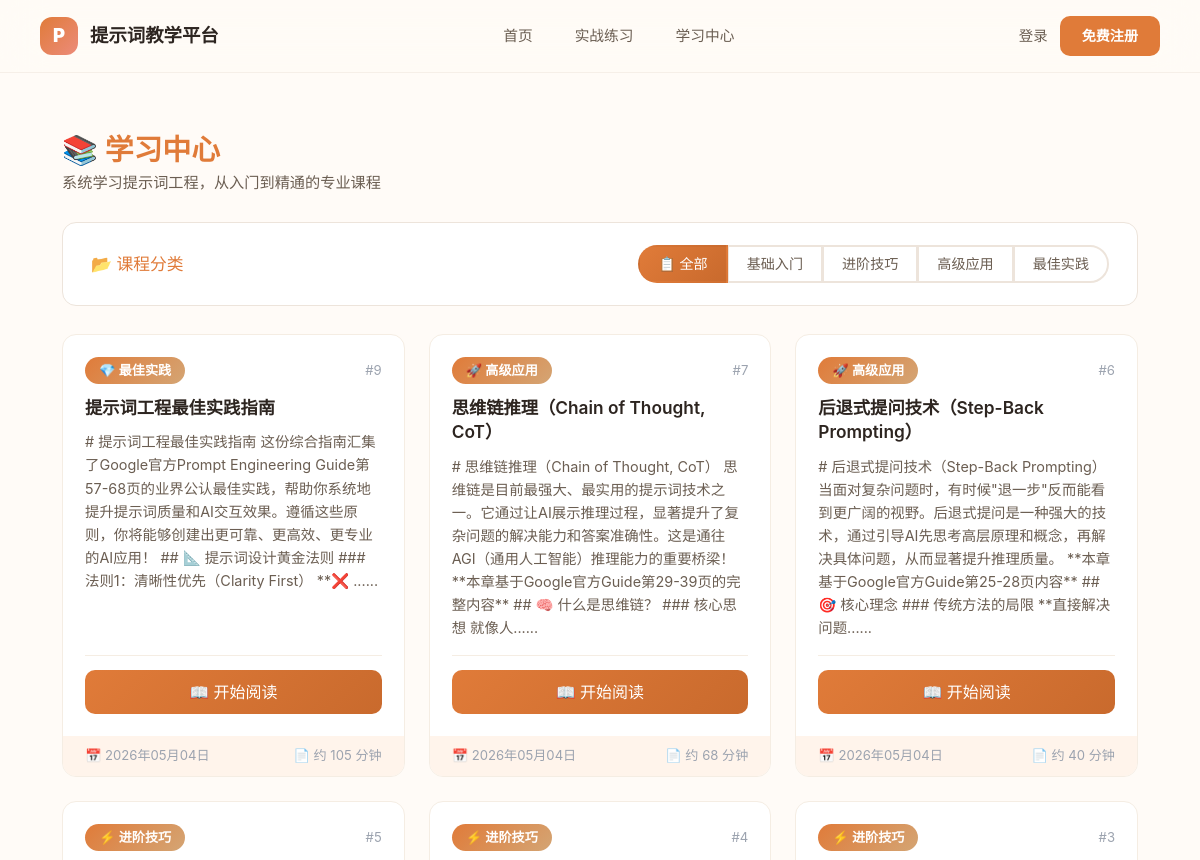
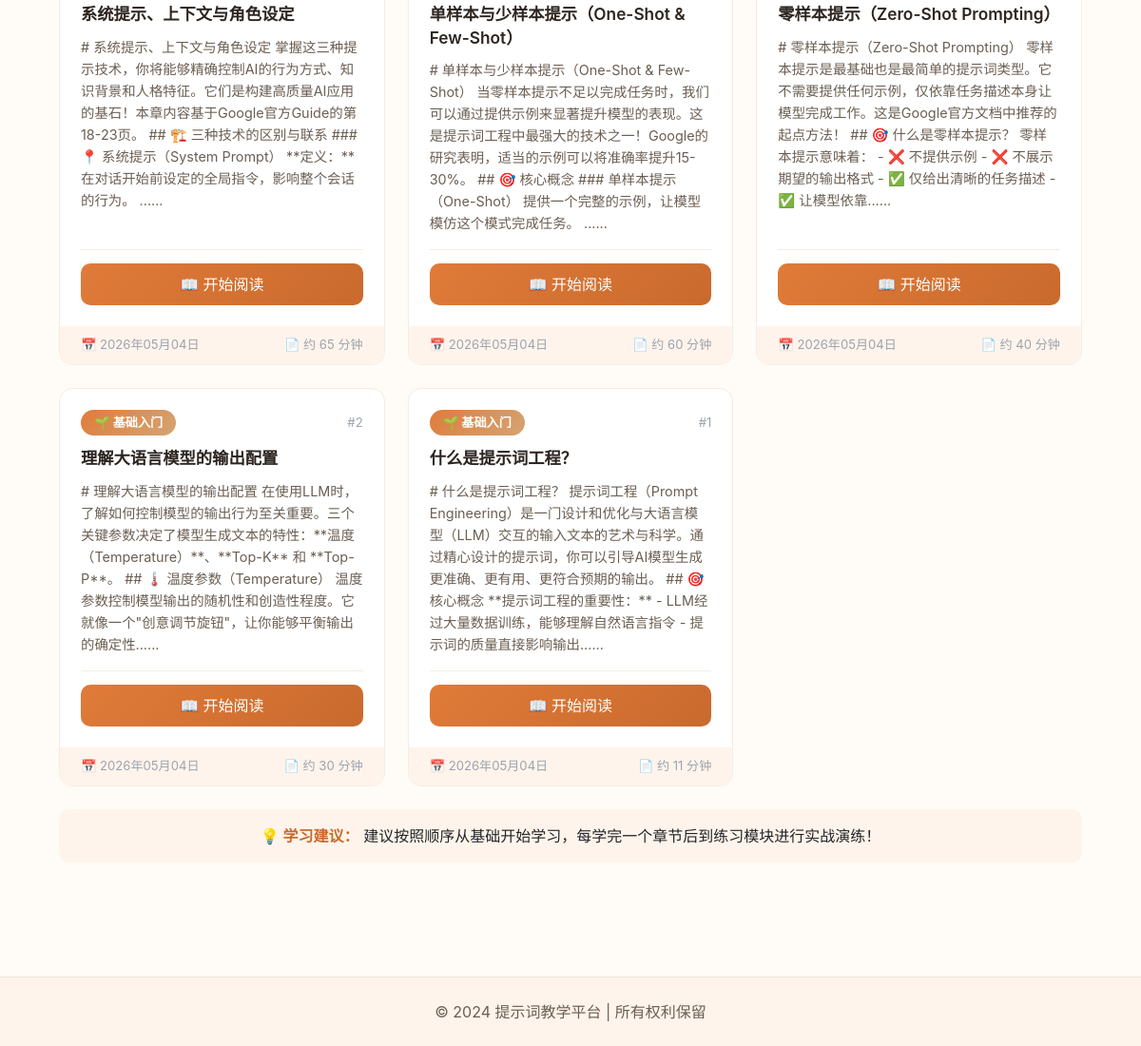
Page /learning/ on the earlier database version (2 pictures, top to bottom).
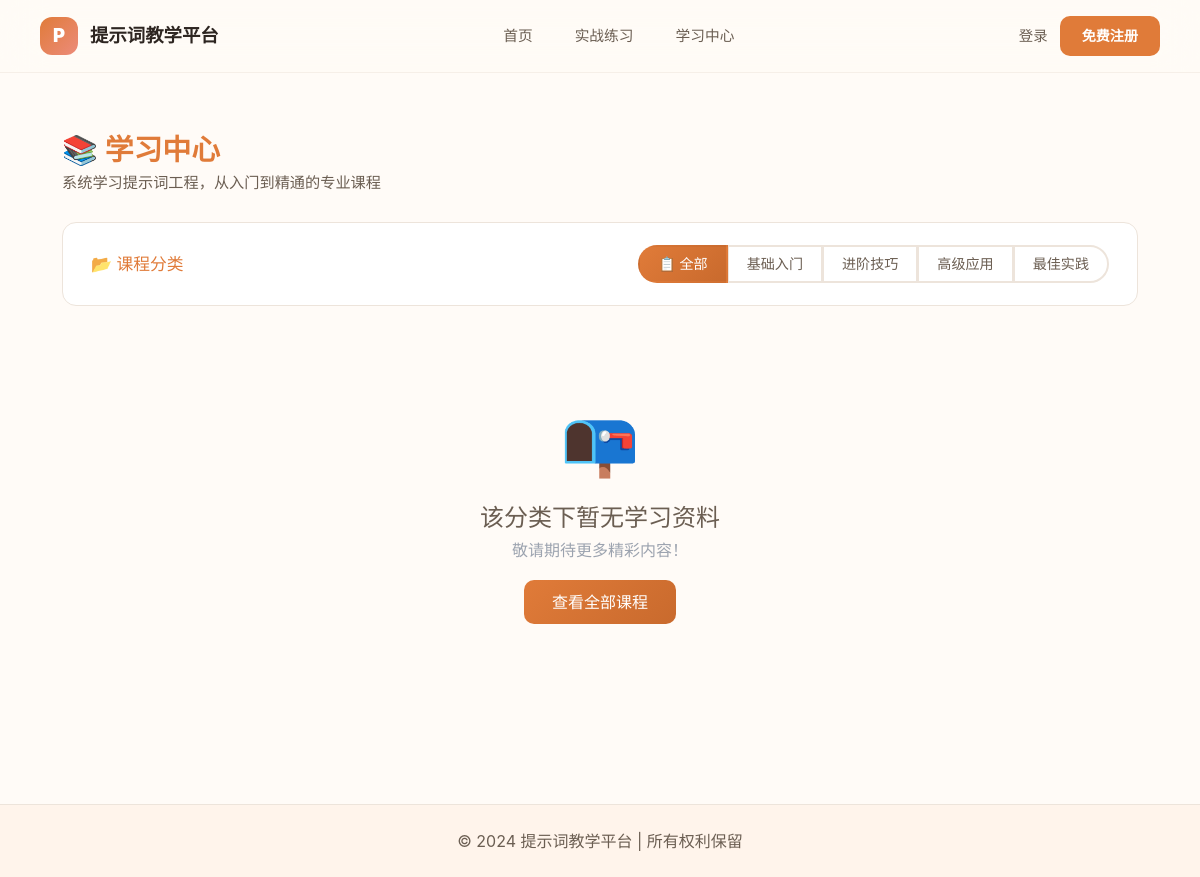
Same page on the later database version.
### learning/models.py (models this page shows, shortened)
class LearningMaterial(models.Model):
    STATUS_CHOICES = [
        ('draft', '草稿'),
        ('published', '已发布'),
        ('archived', '已下架'),
    ]
    CATEGORY_CHOICES = [
        ('basic', '基础入门'),
        ('intermediate', '进阶技巧'),
        ('advanced', '高级应用'),
        ('best_practices', '最佳实践'),
    ]
    title = models.CharField(max_length=200, verbose_name='标题')
    summary = models.TextField(blank=True, default='', verbose_name='摘要')
    content = models.TextField(verbose_name='内容')
    category = models.CharField(
        max_length=20,
        choices=CATEGORY_CHOICES,
        default='basic',
        verbose_name='分类'
    )
    status = models.CharField(
        max_length=20,
        choices=STATUS_CHOICES,
        default='draft',
        verbose_name='状态',
        db_index=True
    )
    author = models.ForeignKey(
        settings.AUTH_USER_MODEL,
        on_delete=models.SET_NULL,
        null=True,
        blank=True,
        related_name='learning_materials',
        verbose_name='作者'
    )
    cover_image = models.URLField(
        blank=True,
        default='',
        verbose_name='封面图片'
    )
    tags = models.JSONField(
        default=list,
        blank=True,
        verbose_name='标签列表'
    )
    order_index = models.IntegerField(default=0, verbose_name='排序权重')
    view_count = models.PositiveIntegerField(default=0, verbose_name='阅读量')
    like_count = models.PositiveIntegerField(default=0, verbose_name='点赞数')
    created_at = models.DateTimeField(auto_now_add=True, verbose_name='创建时间')
    updated_at = models.DateTimeField(auto_now=True, verbose_name='更新时间')
    published_at = models.DateTimeField(null=True, blank=True, verbose_name='发布时间')
    class Meta:
        ordering = ['-order_index', '-created_at']
        verbose_name = '学习资料'
        verbose_name_plural = '学习资料'
        indexes = [
            models.Index(fields=['category', 'status']),
            models.Index(fields=['status', '-created_at']),
            models.Index(fields=['author', '-created_at']),
        ]
    @property
    def reading_time(self):
        minutes = len(self.content) // 100
        return max(1, minutes)

### learning/views.py (the view)
# urls.py: path('', views.learning_list, name='list'),
def learning_list(request):
    category = request.GET.get('category', 'all')
    if category != 'all':
        materials = LearningMaterial.objects.filter(category=category)
    else:
        materials = LearningMaterial.objects.all()
    categories = LearningMaterial.CATEGORY_CHOICES
    return render(request, 'learning.html', {
        'materials': materials,
        'categories': categories,
        'selected_category': category
    })

### learning/templatetags/learning_extras.py (called while the page is built)
@register.filter
def category_label(category):
    labels = {
        'basic': '🌱 基础入门',
        'intermediate': '⚡ 进阶技巧',
        'advanced': '🚀 高级应用',
        'best_practices': '💎 最佳实践',
    }
    return labels.get(category, str(category))

### core/templates/learning.html (shortened to what this page needs)
{% extends 'base.html' %}
{% load learning_extras %}
{% block content %}
<div class="learning-page">
    <h2 class="page-title">📚 学习中心</h2>
    <p class="page-subtitle">系统学习提示词工程，从入门到精通的专业课程</p>
    <div class="filter-card">
        <div style="display:flex; justify-content:space-between; align-items:center; flex-wrap:wrap; gap:12px;">
            <h5>📂 课程分类</h5>
            <div class="btn-group" role="group">
                <a href="?category=all"
                   class="btn {% if selected_category == 'all' %}active{% endif %}">📋 全部</a>
                {% for key, label in categories %}
                <a href="?category={{ key }}"
                   class="btn {% if selected_category == key %}active{% endif %}">{{ label }}</a>
                {% endfor %}
            </div>
        </div>
    </div>
    {% if materials %}
    <div class="material-grid">
        {% for material in materials %}
        <div class="material-card">
            <div class="card-body-custom">
                <div class="card-badges">
                    <span class="badge-cat">{{ material.category|category_label }}</span>
                    <span class="badge-num">#{{ material.order_index }}</span>
                </div>
                <h5 class="card-title-text">{{ material.title }}</h5>
                <p class="card-preview">
                    {% if material.content|length > 180 %}
                        {{ material.content|truncatechars:180 }}...
                    {% else %}
                        {{ material.content }}
                    {% endif %}
                </p>
                <div class="card-btn-area">
                    <a href="{% url 'learning:detail' material.id %}" class="btn-read">📖 开始阅读</a>
                </div>
            </div>
            <div class="card-footer-bar">
                <span>📅 {{ material.created_at|date:"Y年m月d日" }}</span>
                <span>📄 约 {{ material.reading_time }} 分钟</span>
            </div>
        </div>
        {% endfor %}
    </div>
    <div class="tip-alert mt-4">
        <strong>💡 学习建议：</strong>
        建议按照顺序从基础开始学习，每学完一个章节后到练习模块进行实战演练！
    </div>
    {% else %}
    <div class="empty-state">
        <div class="empty-icon">📭</div>
        <h4>该分类下暂无学习资料</h4>
        <p>敬请期待更多精彩内容！</p>
        <a href="?category=all" class="btn btn-view-all">查看全部课程</a>
    </div>
    {% endif %}
</div>
{% endblock %}

Differences in the rows shown:
removed LearningMaterial: category|category_label "💎 最佳实践", order_index "9", title "提示词工程最佳实践指南", content "# 提示词工程最佳实践指南 这份综合指南汇集了Google官方Prompt Engineering Guide第57-68页的业界公认最佳实践，帮助你系统地提升提示词质量和AI交互效果。遵循这些原则，你将能够创建出更可靠、更高效、更专业的AI应用！ ## 📐 提示词设计黄金法则 ### 法则1：清晰性优先（Clarity First） **❌ ...", created_at "2026年05月04日", reading_time "105"
removed LearningMaterial: category|category_label "🚀 高级应用", order_index "7", title "思维链推理（Chain of Thought, CoT）", content "# 思维链推理（Chain of Thought, CoT） 思维链是目前最强大、最实用的提示词技术之一。它通过让AI展示推理过程，显著提升了复杂问题的解决能力和答案准确性。这是通往AGI（通用人工智能）推理能力的重要桥梁！ **本章基于Google官方Guide第29-39页的完整内容** ## 🧠 什么是思维链？ ### 核心思想 就像人...", created_at "2026年05月04日", reading_time "68"
removed LearningMaterial: category|category_label "🚀 高级应用", order_index "6", title "后退式提问技术（Step-Back Prompting）", content "# 后退式提问技术（Step-Back Prompting） 当面对复杂问题时，有时候\"退一步\"反而能看到更广阔的视野。后退式提问是一种强大的技术，通过引导AI先思考高层原理和概念，再解决具体问题，从而显著提升推理质量。 **本章基于Google官方Guide第25-28页内容** ## 🎯 核心理念 ### 传统方法的局限 **直接解决问题...", created_at "2026年05月04日", reading_time "40"
removed LearningMaterial: category|category_label "⚡ 进阶技巧", order_index "5", title "系统提示、上下文与角色设定", content "# 系统提示、上下文与角色设定 掌握这三种提示技术，你将能够精确控制AI的行为方式、知识背景和人格特征。它们是构建高质量AI应用的基石！本章内容基于Google官方Guide的第18-23页。 ## 🏗️ 三种技术的区别与联系 ### 📍 系统提示（System Prompt） **定义：** 在对话开始前设定的全局指令，影响整个会话的行为。 ...", created_at "2026年05月04日", reading_time "65"
removed LearningMaterial: category|category_label "⚡ 进阶技巧", order_index "4", title "单样本与少样本提示（One-Shot & Few-Shot）", content "# 单样本与少样本提示（One-Shot & Few-Shot） 当零样本提示不足以完成任务时，我们可以通过提供示例来显著提升模型的表现。这是提示词工程中最强大的技术之一！Google的研究表明，适当的示例可以将准确率提升15-30%。 ## 🎯 核心概念 ### 单样本提示（One-Shot） 提供一个完整的示例，让模型模仿这个模式完成任务。 ...", created_at "2026年05月04日", reading_time "60"
removed LearningMaterial: category|category_label "⚡ 进阶技巧", order_index "3", title "零样本提示（Zero-Shot Prompting）", content "# 零样本提示（Zero-Shot Prompting） 零样本提示是最基础也是最简单的提示词类型。它不需要提供任何示例，仅依靠任务描述本身让模型完成工作。这是Google官方文档中推荐的起点方法！ ## 🎯 什么是零样本提示？ 零样本提示意味着： - ❌ 不提供示例 - ❌ 不展示期望的输出格式 - ✅ 仅给出清晰的任务描述 - ✅ 让模型依靠...", created_at "2026年05月04日", reading_time "40"
removed LearningMaterial: category|category_label "🌱 基础入门", order_index "2", title "理解大语言模型的输出配置", content "# 理解大语言模型的输出配置 在使用LLM时，了解如何控制模型的输出行为至关重要。三个关键参数决定了模型生成文本的特性：**温度（Temperature）**、**Top-K** 和 **Top-P**。 ## 🌡️ 温度参数（Temperature） 温度参数控制模型输出的随机性和创造性程度。它就像一个\"创意调节旋钮\"，让你能够平衡输出的确定性...", created_at "2026年05月04日", reading_time "30"
removed LearningMaterial: category|category_label "🌱 基础入门", order_index "1", title "什么是提示词工程？", content "# 什么是提示词工程？ 提示词工程（Prompt Engineering）是一门设计和优化与大语言模型（LLM）交互的输入文本的艺术与科学。通过精心设计的提示词，你可以引导AI模型生成更准确、更有用、更符合预期的输出。 ## 🎯 核心概念 **提示词工程的重要性：** - LLM经过大量数据训练，能够理解自然语言指令 - 提示词的质量直接影响输出...", created_at "2026年05月04日", reading_time "11"
Other differences:
text no longer shown: "💡 学习建议： 建议按照顺序从基础开始学习，每学完一个章节后到练习模块进行实战演练！"
text now shown: "📭 该分类下暂无学习资料 敬请期待更多精彩内容！ 查看全部课程"
